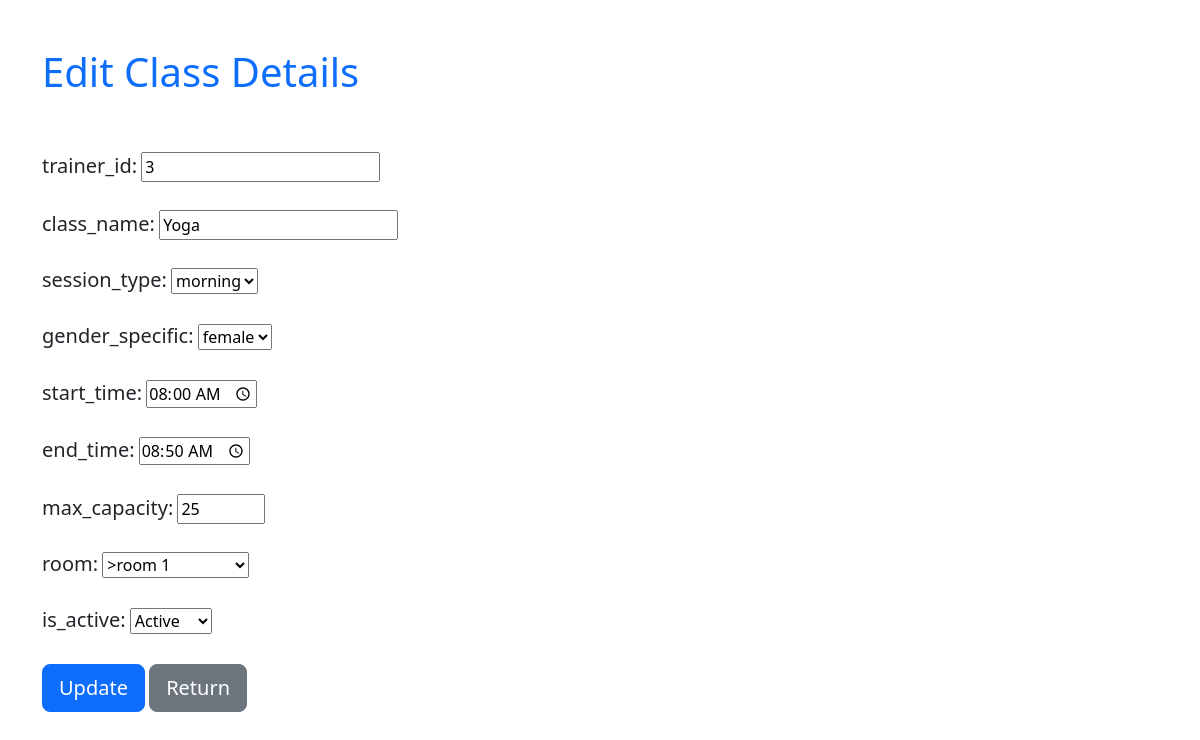
Screenshot of /edit_class.php?id=1 (signed in) with the database file from the repository.
### tables this page shows
CREATE TABLE IF NOT EXISTS `classes` (
  `Id` int(11) NOT NULL AUTO_INCREMENT,
  `trainer_id` int(11) NOT NULL,
  `class_name` varchar(50) NOT NULL,
  `session_type` enum('morning','evening') NOT NULL,
  `gender_specific` enum('male','female') NOT NULL,
  `start_time` time NOT NULL,
  `end_time` time NOT NULL,
  `max_capacity` int(11) NOT NULL,
  `room` varchar(50) NOT NULL,
  `is_active` enum('Active','Inactive') NOT NULL,
  `created_at` timestamp NULL DEFAULT current_timestamp(),
  PRIMARY KEY (`Id`),
  KEY `trainer_id` (`trainer_id`)
);

### edit_class.php (the view, shortened to what this page needs)
<?php
include "database.php";
$id = intval($_GET['id']);
$stmt =$conn->prepare("SELECT * FROM classes WHERE Id = ?");
$stmt->bind_param("i", $id);
$stmt->execute();
$result = $stmt->get_result();
$class = $result->fetch_assoc();
?>
<!DOCTYPE html>
<html>
<head>
<link href="https://cdn.jsdelivr.net/npm/bootstrap@5.3.8/dist/css/bootstrap.min.css" rel="stylesheet">
</head>
<body>
<div class="container mt-5">
    <h1 class = "text-primary">Edit Class Details</h1>
<form method = "post">
  <br>
  <br>
  <label><h5>trainer_id:</h5></label>
  <input type = "text" name = "trainer_id" value = "<?php echo $class["trainer_id"]?>" required>
  <br>
  <br>
  <label><h5>class_name:</h5></label>
  <input type = "text" name = "class_name" value = "<?php echo $class["class_name"]?>" required>
  <br>
  <br>
  <label><h5>session_type:</h5></label>
  <select name="session_type" required>
    <option value="morning"<?php echo ($class['session_type'] == 'morning') ? 'selected' : ''; ?>>morning</option>
  </select>
  <br>
  <br>
  <label><h5>gender_specific:</h5></label>
  <select name="gender_specific" required>
    <option value="female"<?php echo ($class['gender_specific'] == 'female') ? 'selected' : ''; ?>>female</option>
  </select>
  <br>
  <br>
  <label><h5>start_time:</h5></label>
  <input type = "time" name = "start_time" value = "<?php echo $class["start_time"]?>" required>
  <br>
  <br>
  <label><h5>end_time:</h5></label>
  <input type = "time" name = "end_time" value = "<?php echo $class["end_time"]?>" required>
  <br>
  <br>
  <label><h5>max_capacity:</h5></label>
  <input type = "number" name = "max_capacity" min = "0" max = "40" value = "<?php echo $class["max_capacity"]?>" required>
  <br>
  <br>
  <label><h5>room:</h5></label>
  <select name="room" required>
    <option value="room 1"<?php echo ($class['room'] == 'room 1') ? 'selected' : ''; ?>>>room 1</option>
  </select>
  <br>
  <br>
  <label><h5>is_active:</h5></label>
  <select name="is_active" required>
    <option value="Active"<?php echo ($class['is_active'] == 'Active') ? 'selected' : ''; ?>>Active</option>
  </select>
  <br>
  <br>
<button type="submit" name="submit" class="btn btn-primary btn-lg">Update</button>
<a href="classes.php" class="btn btn-secondary btn-lg">Return</a>
</form>
</div>
</body>
</html>

### rows the page displays
classes: trainer_id "3", class_name "Yoga", session_type "morning", gender_specific "female", start_time "08:00:00", end_time "08:50:00", max_capacity "25", room ">room 1", is_active "Active"
